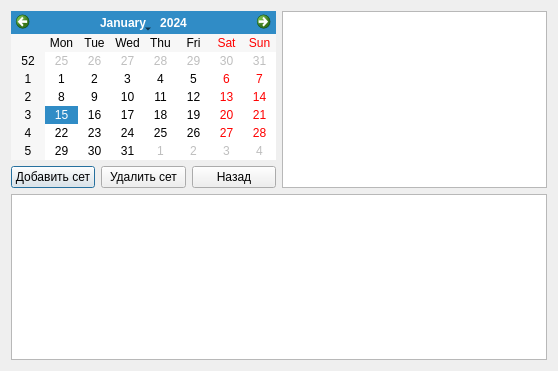
<?xml version="1.0" encoding="UTF-8"?>
<ui version="4.0">
 <class>CalendarActivity</class>
 <widget class="QDialog" name="CalendarActivity">
  <property name="geometry">
   <rect>
    <x>0</x>
    <y>0</y>
    <width>558</width>
    <height>371</height>
   </rect>
  </property>
  <property name="sizePolicy">
   <sizepolicy hsizetype="Expanding" vsizetype="Expanding">
    <horstretch>0</horstretch>
    <verstretch>0</verstretch>
   </sizepolicy>
  </property>
  <property name="windowTitle">
   <string>FitApp - Календарь активности</string>
  </property>
  <layout class="QGridLayout" name="gridLayout">
   <item row="0" column="0">
    <layout class="QVBoxLayout" name="verticalLayout_2">
     <item>
      <layout class="QHBoxLayout" name="horizontalLayout_2">
       <item>
        <layout class="QVBoxLayout" name="verticalLayout">
         <item>
          <widget class="QCalendarWidget" name="calendarSets"/>
         </item>
         <item>
          <layout class="QHBoxLayout" name="horizontalLayout">
           <item>
            <widget class="QPushButton" name="addSet">
             <property name="text">
              <string>Добавить сет</string>
             </property>
            </widget>
           </item>
           <item>
            <widget class="QPushButton" name="removeSet">
             <property name="text">
              <string>Удалить сет</string>
             </property>
            </widget>
           </item>
           <item>
            <widget class="QPushButton" name="go_backButton">
             <property name="text">
              <string>Назад</string>
             </property>
            </widget>
           </item>
          </layout>
         </item>
        </layout>
       </item>
       <item>
        <widget class="QTableWidget" name="SetstableView"/>
       </item>
      </layout>
     </item>
     <item>
      <widget class="QTableView" name="exerciseLogsView"/>
     </item>
    </layout>
   </item>
  </layout>
 </widget>
 <resources/>
 <connections/>
</ui>
